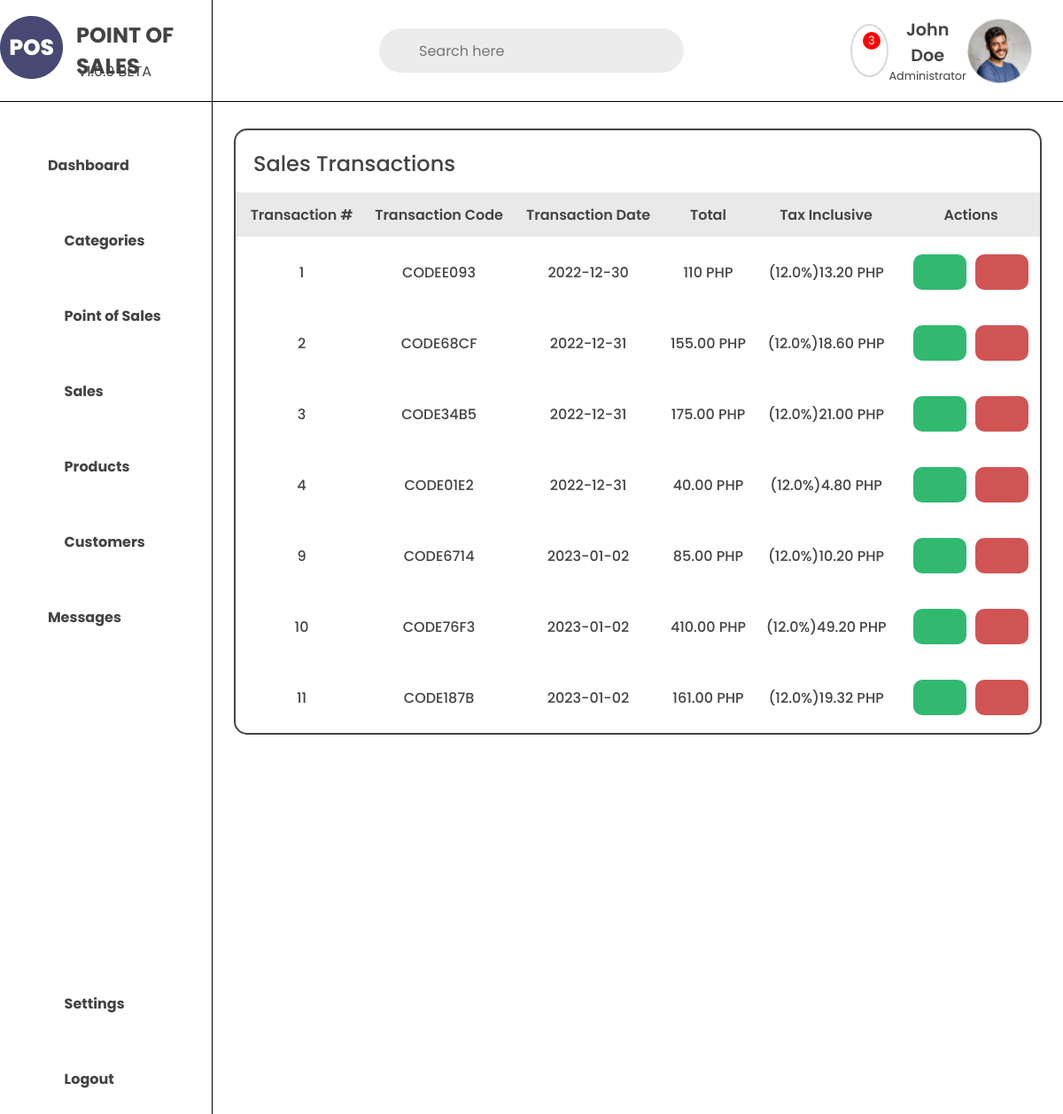
Screenshot of /mamgic-foodhub/sales/ with the database file from the repository.
### store/models.py (models this page shows, shortened)
class Transaction(models.Model):
    transaction_code = models.CharField(max_length=100)
    transaction_date = models.DateTimeField(blank=True,null=True)
    transaction_total = models.CharField(max_length=100)
    transaction_order = models.ForeignKey(Order, on_delete=models.CASCADE)
    transaction_tax = models.CharField(max_length=100)
    transaction_created = models.DateTimeField(blank=True,null=True)

class Setting(models.Model):
    CURRENCY = [
        ('USD', 'USD'),
        ('EUR', 'EUR'),
        ('CNY', 'CNY'),
        ('JPY', 'JPY'),
        ('PHP', 'PHP'),
    ]
    setting_id = models.CharField(max_length=100)
    tax = models.DecimalField(max_digits=10, decimal_places=2, null=True, blank=True)
    currency = models.CharField(max_length=100, null=True, blank=True, choices=CURRENCY)
    setting_created = models.DateTimeField(blank=True,null=True)

### store/views.py (the view)
# urls.py: path('<slug:store_slug>/sales/', views.pos_sales, name='pos_sales'),
def pos_sales(request, store_slug):
    store = get_object_or_404(Store, store_slug=store_slug)
    order = Order.objects.filter(order_store=store, order_completed=True)
    settings = Setting.objects.all()
    for setting in settings:
        tax = setting.tax
        currencies = setting.currency
        tax = float(tax) / 100
        print(tax)
    order_completed = False
    for ord in order:
        order_completed = ord.order_completed
        print(order_completed)
    transaction = Transaction.objects.filter(transaction_order__order_completed=True)
    context = {
        'store': store,
        'orders': order,
        'order_completed': order_completed,
        'transactions': transaction,
        'tax': tax,
        'currencies': currencies
    }
    return render(request, 'includes/pos/pos_includes/pos_sales.html', context)

### store/templates/includes/pos/pos_includes/pos_sales.html (shortened to what this page needs)
{% extends "includes/pos/base_templates/pos_base.html" %}
{% load static %}
{% block css %}
<link rel="stylesheet" href="{% static 'css/includes/sales.css' %}">
{% endblock %}
{% block content %}
{% include "navbar.html" %}
<div class="pos-sales-container">
    <div class="pos-sales-header">
        <h1>Sales Transactions</h1>
    </div>
    <div class="pos-sales-table">
        <table>
            <tr class="sales-tbl-header">
                <th>Transaction #</th>
                <th>Transaction Code</th>
                <th>Transaction Date</th>
                <th>Total</th>
                <th>Tax Inclusive</th>
                <th>Actions</th>
            </tr>
            {% if order_completed == True %}
            {% for tr in transactions %}
            <tr class="sales-tbl-content">
                <td>{{tr.id}}</td>
                <td>{{tr.transaction_code}}</td>
                <td>{{tr.transaction_date | date:"Y-m-d" }} </td>
                <td>{{tr.transaction_total }} {{currencies}}</td>
                <td>(12.0%){{tr.transaction_tax | floatformat:2 }} {{currencies}}</td>
                <td class="sales-tbl-btns">
                    <a href="{% url 'pos_getReceipt' store_slug=store.store_slug pk=tr.id %}"
                        class="sales-tbl-receipt"><i class="fa-solid fa-receipt"></i></a>
                    <a href="{% url 'pos_deleteReceipt' store_slug=store.store_slug pk=tr.id %}"
                        class="sales-tbl-delete"><i class="fa-solid fa-trash"></i></a>
                </td>
            </tr>
            {% endfor %}
            {% else %}
            <tr class="sales-tbl-content">
                <td colspan="6">
                    <p>There are no sales transactions yet.</p>
                </td>
            </tr>
            {% endif %}
        </table>
    </div>
</div>
{% endblock %}

### store/static/css/includes/sales.css (style rules this page uses)
.pos-sales-container { display: block; width: 95%; margin: 30px auto; border: 2px solid #434343; border-radius: 15px; }
.pos-sales-header { width: 100%; height: 50px; margin: 20px 20px 0px 20px; }
.pos-sales-header h1 { font-size: 1.5rem; font-weight: 500; color: #434343; }
.pos-sales-table { width: 100%; }
.pos-sales-table table { width: 100%; border-collapse: collapse; }
.sales-tbl-header { width: 95%; height: 50px; background-color: #e9e9e9; }
.sales-tbl-header th { font-size: 1rem; font-weight: 600; color: #434343; text-align: center; padding-left: 10px; }
.sales-tbl-content { width: 95%; height: 50px; }
.sales-tbl-content td { font-size: 1rem; font-weight: 500; color: #434343; text-align: center; padding-left: 10px; }
.sales-tbl-btns { width: 100%; display: flex; justify-content: center; align-items: center; margin: 20px 0px; }
.sales-tbl-receipt { width: 60px; height: 40px; background-color: #31B970; border-radius: 10px; display: flex; justify-content: center; align-items: center; font-size: 1rem; font-weight: 500; color: #ffffff; cursor: pointer; text-decoration: none; margin: 0px 5px; transition: all 0.3s ease; }
.sales-tbl-delete { width: 60px; height: 40px; margin: 0px 5px; background-color: #D15454; border-radius: 10px; display: flex; justify-content: center; align-items: center; font-size: 1rem; font-weight: 500; color: #ffffff; cursor: pointer; text-decoration: none; transition: all 0.3s ease; }

### store/static/css/base.css (style rules this page uses)
* { margin: 0; padding: 0; box-sizing: border-box; font-family: 'Poppins', sans-serif; }
body { position: relative; }

### rows the page displays
Transaction: id "1", transaction_code "CODEE093", transaction_date "2022-12-30", transaction_total "110", transaction_tax "13.20"
Setting: currency "PHP"
Transaction: id "2", transaction_code "CODE68CF", transaction_date "2022-12-31", transaction_total "155.00", transaction_tax "18.60"
Transaction: id "3", transaction_code "CODE34B5", transaction_date "2022-12-31", transaction_total "175.00", transaction_tax "21.00"
Transaction: id "4", transaction_code "CODE01E2", transaction_date "2022-12-31", transaction_total "40.00", transaction_tax "4.80"
Transaction: id "9", transaction_code "CODE6714", transaction_date "2023-01-02", transaction_total "85.00", transaction_tax "10.20"
Transaction: id "10", transaction_code "CODE76F3", transaction_date "2023-01-02", transaction_total "410.00", transaction_tax "49.20"
Transaction: id "11", transaction_code "CODE187B", transaction_date "2023-01-02", transaction_total "161.00", transaction_tax "19.32"
